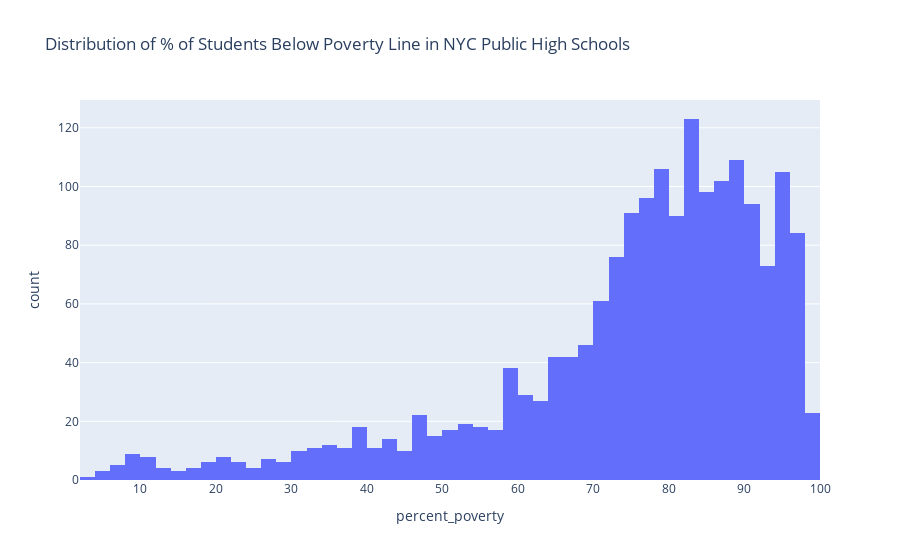

Notebook code cell kept with this figure:
### Markdown cell above
#### Task 2D. Create a histogram to view the distribution of the percentage of students whose families fall below the poverty line in NYC public high schools.
<span style='background :#FFF59E'>**Hint:** For this one, you'll need to use the `percent_poverty` column of your DataFrame. </span>

### Code cell
# Import libraries here
import pandas as pd
import plotly.express as px

# Read the CSV file into a pandas DataFrame
df = pd.read_csv('datasets/schools.csv')

# Plot the data showing the % of students whose families are below the poverty line in schools
fig = px.histogram(df, x='percent_poverty', title='Distribution of % of Students Below Poverty Line in NYC Public High Schools')
fig.show()

### Figure 1 — Plotly figure (JSON) as saved in the notebook; plotly's stock layout.template omitted (floating-point values rounded to 4 significant figures; data arrays with more than 128 entries replaced by an {"elided": "..."} marker saying what was removed)
{"data": [{"alignmentgroup": "True", "bingroup": "x", "hovertemplate": "percent_poverty=%{x}<br>count=%{y}<extra></extra>", "legendgroup": "", "marker": {"color": "#636efa", "pattern": {"shape": ""}}, "name": "", "offsetgroup": "", "orientation": "v", "showlegend": false, "type": "histogram", "x": {"elided": "1834 float values"}, "xaxis": "x", "yaxis": "y"}], "layout": {"autosize": true, "barmode": "relative", "legend": {"tracegroupgap": 0}, "title": {"text": "Distribution of % of Students Below Poverty Line in NYC Public High Schools"}, "xaxis": {"anchor": "y", "autorange": true, "domain": [0, 1], "range": [2, 100], "title": {"text": "percent_poverty"}, "type": "linear"}, "yaxis": {"anchor": "x", "autorange": true, "domain": [0, 1], "range": [0, 129.5], "title": {"text": "count"}}}}
